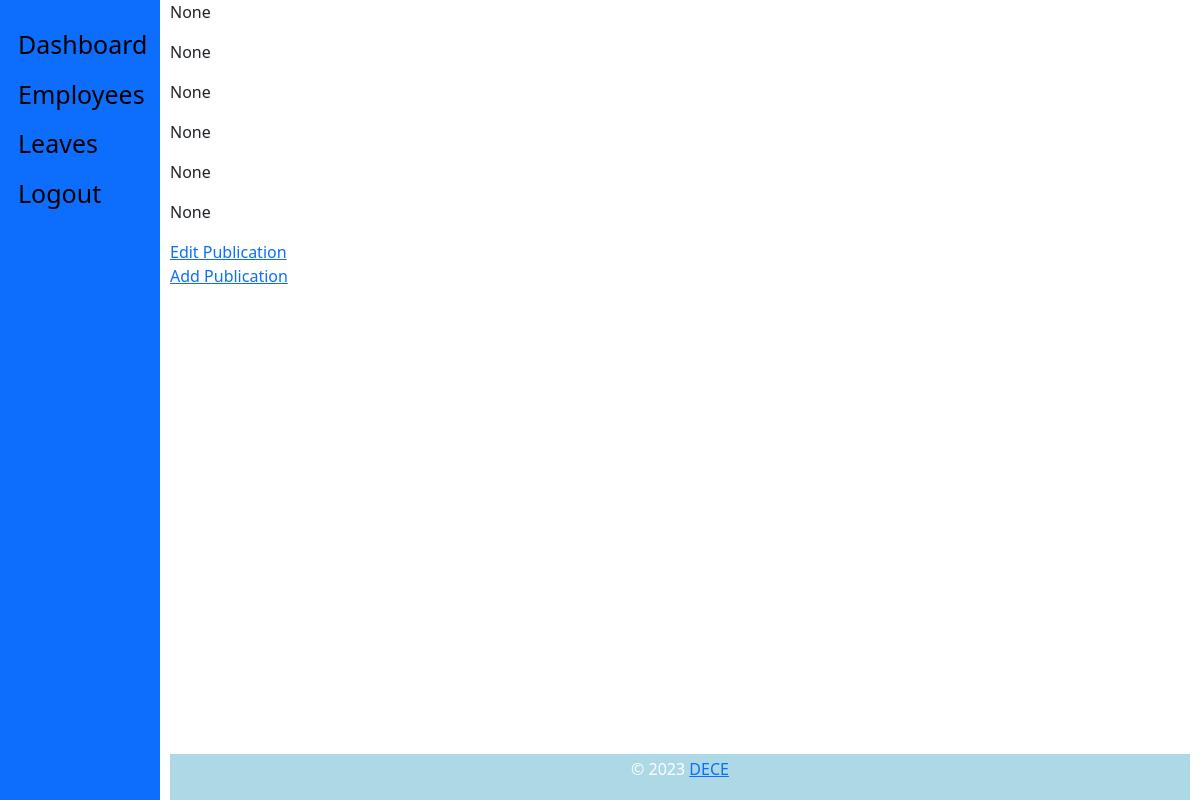
The app's page /staff_view/publications/ (signed in) with its own data.
### staff_app/models.py (models this page shows, shortened)
class Publications(models.Model):
    user = models.ForeignKey(CustomUser, on_delete=models.CASCADE, default=1)
    title = models.CharField(max_length=100, verbose_name=_(
        'Title'), null=True, blank=False)
    year = models.IntegerField(verbose_name=_('Year'), null=True)
    updated = models.DateTimeField(auto_now=True, auto_now_add=False)
    created = models.DateTimeField(auto_now=False, auto_now_add=True)
    class Meta:
        verbose_name = _('Publication')
        verbose_name_plural = _('Publications')
        ordering = ['-created']

### staff_app/views.py (the view)
# urls.py: path('publications/', views.view_publications, name="publication"),
def view_publications(request):
    if not request.user.is_authenticated:
        return redirect('hris:home')
    if Publications.objects.filter(user_id=request.user.id).exists():
        publications = Publications.objects.filter(user_id=request.user.id)
    else:
        publications = []
    context = {
        "object": publications
    }
    return render(request, "staff/staff_publications.html", context)

### templates/staff/staff_publications.html (shortened to what this page needs)
{% extends 'base.html' %}
{% block content %}
    {% if not object %}
        <p>No Publications</p>
    {% else %}
        {% for instance in object %}
            <p>{{instance.title}}</p>
            <p>{{instance.year}}</p>
        {% endfor %}
    {% endif %}
    <a href="{% url 'staff:publication-edit' %}"> Edit Publication</a>
    <a href="{% url 'staff:publication-add' %}"> Add Publication</a>
{% endblock content %}

### records on screen
Publications: title "None", year "None"
Publications: title "None", year "None"
Publications: title "None", year "None"
